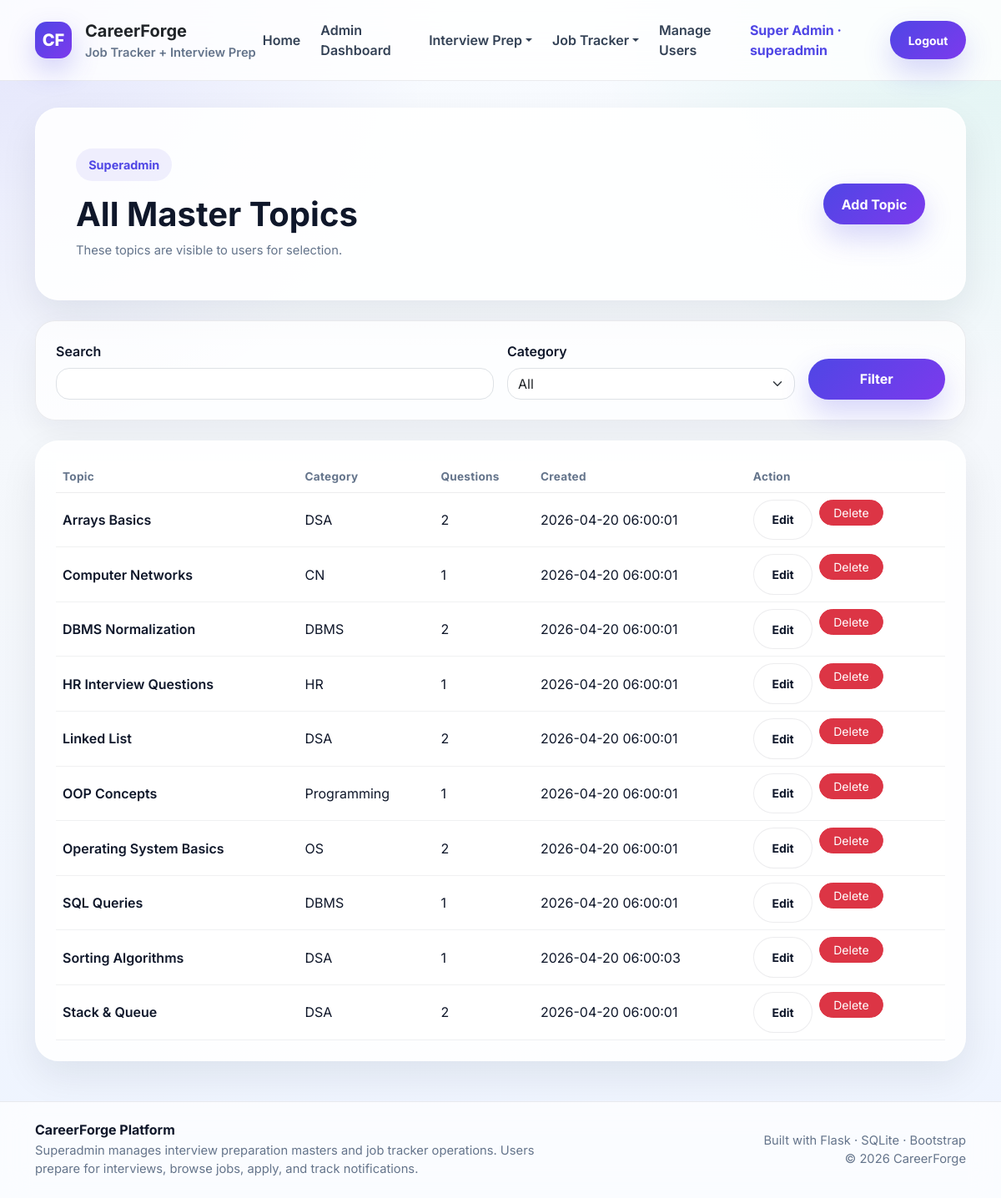
/superadmin/all-master-topics (signed in), run on the app's committed database.
### tables this page shows
CREATE TABLE master_prep_topics (
            id INTEGER PRIMARY KEY AUTOINCREMENT,
            topic_name TEXT NOT NULL UNIQUE,
            category TEXT,
            description TEXT,
            created_by INTEGER,
            created_at TIMESTAMP DEFAULT CURRENT_TIMESTAMP, is_active INTEGER DEFAULT 1,
            FOREIGN KEY (created_by) REFERENCES users(id)
        );

### app.py (the view)
@app.route("/superadmin/all-master-topics")
@login_required
@role_required("superadmin")
def all_master_topics():
    db = get_db()
    search = request.args.get("search", "").strip()
    category = request.args.get("category", "").strip()
    query = """
        SELECT mpt.*,
               (SELECT COUNT(*) FROM master_prep_questions mpq WHERE mpq.topic_id = mpt.id AND mpq.is_active = 1) AS questions_count
        FROM master_prep_topics mpt
        WHERE mpt.is_active = 1
    """
    params = []
    if search:
        query += " AND (mpt.topic_name LIKE ? OR mpt.category LIKE ?)"
        params.extend([f"%{search}%", f"%{search}%"])
    if category:
        query += " AND mpt.category = ?"
        params.append(category)
    query += " ORDER BY mpt.topic_name ASC"
    topics = db.execute(query, params).fetchall()
    categories = db.execute(
        """
        SELECT DISTINCT category FROM master_prep_topics
        WHERE is_active = 1 AND category IS NOT NULL AND category != ''
        ORDER BY category ASC
        """
    ).fetchall()
    return render_template(
        "all_master_topics.html",
        topics=topics,
        search=search,
        category=category,
        categories=categories,
    )

### app.py (called while the page is built)
def get_db():
    if "db" not in g:
        g.db = sqlite3.connect(DATABASE)
        g.db.row_factory = sqlite3.Row
        g.db.execute("PRAGMA foreign_keys = ON")
    return g.db

def login_required(f):
    @wraps(f)
    def decorated_function(*args, **kwargs):
        if "user_id" not in session:
            flash("Please login first.", "warning")
            return redirect(url_for("login"))
        return f(*args, **kwargs)
    return decorated_function

def role_required(required_role):
    def decorator(f):
        @wraps(f)
        def decorated_function(*args, **kwargs):
            if "user_id" not in session:
                flash("Please login first.", "warning")
                return redirect(url_for("login"))
            if session.get("role") != required_role:
                flash("You are not authorized to access this page.", "danger")
                return redirect(url_for("login"))
            return f(*args, **kwargs)
        return decorated_function
    return decorator

@app.context_processor
def inject_user():
    unread_notifications = 0
    if "user_id" in session:
        try:
            db = get_db()
            unread_notifications = db.execute(
                """
                SELECT COUNT(*) AS count
                FROM notifications
                WHERE user_id = ? AND is_read = 0
                """,
                (session.get("user_id"),),
            ).fetchone()["count"]
        except Exception:
            unread_notifications = 0
    return {
        "current_user_name": session.get("full_name"),
        "current_user_role": session.get("role"),
        "current_user_id": session.get("user_id"),
        "is_logged_in": "user_id" in session,
        "unread_notifications_count": unread_notifications,
    }

### templates/all_master_topics.html (shortened to what this page needs)
{% extends "base.html" %}
{% block content %}
<section class="glass-card p-4 p-md-5 mb-4">
  <div class="d-flex flex-column flex-lg-row justify-content-between align-items-lg-center gap-3">
    <div><span class="section-pill">Superadmin</span><h1 class="fw-bold mt-3 mb-2">All Master Topics</h1><p class="small-muted mb-0">These topics are visible to users for selection.</p></div>
    <a href="{{ url_for('add_master_topic') }}" class="btn btn-primary-soft">Add Topic</a>
  </div>
</section>
<section class="soft-card p-4 mb-4">
  <form method="GET">
    <div class="row g-3 align-items-end">
      <div class="col-md-6"><label class="form-label fw-semibold">Search</label><input type="text" name="search" value="{{ search }}" class="form-control rounded-4"></div>
      <div class="col-md-4"><label class="form-label fw-semibold">Category</label><select name="category" class="form-select rounded-4"><option value="">All</option></select></div>
      <div class="col-md-2 d-grid"><button type="submit" class="btn btn-primary-soft">Filter</button></div>
    </div>
  </form>
</section>
<section class="glass-card p-4">
  <div class="table-responsive">
    <table class="table table-clean align-middle mb-0">
      <thead><tr><th>Topic</th><th>Category</th><th>Questions</th><th>Created</th><th>Action</th></tr></thead>
      <tbody>
        {% for topic in topics %}
        <tr>
          <td class="fw-semibold">{{ topic.topic_name }}</td>
          <td>{{ topic.category if topic.category else '—' }}</td>
          <td>{{ topic.questions_count }}</td>
          <td>{{ topic.created_at }}</td>
          <td>
            <div class="d-flex gap-2">
              <a href="{{ url_for('edit_master_topic', topic_id=topic.id) }}" class="btn btn-sm btn-light-soft">Edit</a>
              <form method="POST" action="{{ url_for('delete_master_topic', topic_id=topic.id) }}" onsubmit="return confirm('Deactivate this topic and its questions?');">
                <button type="submit" class="btn btn-sm btn-danger rounded-pill px-3">Delete</button>
              </form>
            </div>
          </td>
        </tr>
        {% else %}
        <tr><td colspan="5" class="text-center py-4 small-muted">No topics found.</td></tr>
        {% endfor %}
      </tbody>
    </table>
  </div>
</section>
{% endblock %}

### templates/base.html (shortened to what this page needs)
<!DOCTYPE html>
<html lang="en">
<head>
    <link href="https://cdn.jsdelivr.net/npm/bootstrap@5.3.3/dist/css/bootstrap.min.css" rel="stylesheet" />
</head>
<body>
    <nav class="navbar navbar-expand-lg topbar">
        <div class="container py-2">
            <a class="navbar-brand d-flex align-items-center gap-3 fw-bold text-dark m-0" href="{{ url_for('index') }}">
                <span class="brand-chip">CF</span>
                <span>
                    CareerForge
                    <span class="d-block small-muted fw-semibold">Job Tracker + Interview Prep</span>
                </span>
            </a>
            <div class="d-flex align-items-center gap-2 order-lg-2">
                {% if is_logged_in %}
                <a href="{{ url_for('logout') }}" class="btn btn-sm btn-primary-soft">Logout</a>
                {% else %}
                <a href="{{ url_for('login') }}" class="btn btn-sm btn-light-soft d-none d-lg-inline-flex">Login</a>
                <a href="{{ url_for('register') }}"
                    class="btn btn-sm btn-primary-soft d-none d-lg-inline-flex">Register</a>
                {% endif %}
            </div>
            <div class="collapse navbar-collapse order-lg-1 mt-3 mt-lg-0" id="mainNavbar">
                <ul class="navbar-nav ms-auto align-items-lg-center gap-lg-2">
                    <li class="nav-item">
                        <a class="nav-link" href="{{ url_for('index') }}">Home</a>
                    </li>
                    {% if is_logged_in %}
                    {% if current_user_role == 'superadmin' %}
                    <li class="nav-item">
                        <a class="nav-link" href="{{ url_for('super_admin_dashboard') }}">Admin Dashboard</a>
                    </li>
                    <li class="nav-item dropdown">
                        <a class="nav-link dropdown-toggle" href="#" data-bs-toggle="dropdown">Interview Prep</a>
                    </li>
                    <li class="nav-item dropdown">
                        <a class="nav-link dropdown-toggle" href="#" data-bs-toggle="dropdown">Job Tracker</a>
                    </li>
                    <li class="nav-item">
                        <a class="nav-link" href="{{ url_for('all_users') }}">Manage Users</a>
                    </li>
                    {% endif %}
                    <li class="nav-item">
                        <span class="nav-link fw-bold" style="color: var(--primary) !important;">
                            {{ current_user_name }} · {{ current_user_role }}
                        </span>
                    </li>
                    {% endif %}
                </ul>
            </div>
        </div>
    </nav>
    <main class="page-shell">
        <div class="container">
            {% block content %}{% endblock %}
        </div>
    </main>
    <footer class="mt-auto">
        <div class="container py-4">
            <div class="row g-3 align-items-center">
                <div class="col-md-7">
                    <h6 class="fw-bold mb-1">CareerForge Platform</h6>
                    <p class="mb-0 small-muted">
                        Superadmin manages interview preparation masters and job tracker operations. Users prepare for
                        interviews, browse jobs, apply, and track notifications.
                    </p>
                </div>
                <div class="col-md-5 text-md-end">
                    <div class="small-muted">Built with Flask · SQLite · Bootstrap</div>
                    <div class="small-muted">© 2026 CareerForge</div>
                </div>
            </div>
        </div>
    </footer>
</body>
</html>

### templates/base.html (style rules this page uses)
:root { --text: #0f172a; --muted: #64748b; --line: rgba(15, 23, 42, 0.08); --card: rgba(255, 255, 255, 0.88); --primary: #4f46e5; --primary-2: #7c3aed; --success: #059669; --warning: #d97706; --danger: #dc2626; }
body { margin: 0; font-family: "Inter", sans-serif; color: var(--text); background: radial-gradient(circle at top left, rgba(79, 70, 229, 0.12), transparent 28%), radial-gradient(circle at top right, rgba(16, 185, 129, 0.10), transparent 26%), linear-gradient(180deg, #f8fbff 0%, #f4f7fb 48%, #eef4ff 100%); min-height: 100vh; }
.topbar { position: sticky; top: 0; z-index: 1030; backdrop-filter: blur(18px); background: rgba(255, 255, 255, 0.82); border-bottom: 1px solid var(--line); }
.brand-chip { width: 44px; height: 44px; border-radius: 14px; display: inline-flex; align-items: center; justify-content: center; background: linear-gradient(135deg, var(--primary), var(--primary-2)); color: #fff; font-weight: 800; box-shadow: 0 14px 32px rgba(79, 70, 229, 0.25); }
.nav-link { color: #334155 !important; font-weight: 600; }
.btn-primary-soft { background: linear-gradient(135deg, var(--primary), var(--primary-2)); color: #fff; border: none; border-radius: 999px; font-weight: 700; padding: 0.8rem 1.35rem; box-shadow: 0 16px 34px rgba(79, 70, 229, 0.22); }
.btn-light-soft { background: rgba(255, 255, 255, 0.9); color: var(--text); border: 1px solid var(--line); border-radius: 999px; font-weight: 700; padding: 0.8rem 1.35rem; }
.glass-card { background: var(--card); border: 1px solid rgba(255, 255, 255, 0.7); box-shadow: 0 18px 45px rgba(15, 23, 42, 0.08); border-radius: 28px; }
.soft-card { background: rgba(255, 255, 255, 0.76); border: 1px solid var(--line); border-radius: 24px; box-shadow: 0 14px 36px rgba(15, 23, 42, 0.06); }
.section-pill { display: inline-flex; align-items: center; gap: .5rem; border-radius: 999px; padding: .55rem .95rem; background: rgba(79, 70, 229, 0.08); color: var(--primary); font-size: .9rem; font-weight: 700; }
.table-clean th { font-size: .85rem; letter-spacing: .02em; color: var(--muted); font-weight: 700; border-bottom-color: var(--line) !important; white-space: nowrap; }
.table-clean td { color: #0f172a; border-bottom-color: rgba(15, 23, 42, 0.06) !important; vertical-align: middle; }
.small-muted { color: var(--muted); font-size: .92rem; }
.page-shell { padding: 2rem 0 3rem; }
footer { border-top: 1px solid var(--line); background: rgba(255, 255, 255, 0.72); backdrop-filter: blur(16px); }

### data on the page
master_prep_topics: topic_name "Arrays Basics", category "DSA", questions_count "2", created_at "2026-04-20 06:00:01"
master_prep_topics: topic_name "Computer Networks", category "CN", questions_count "1", created_at "2026-04-20 06:00:01"
master_prep_topics: topic_name "DBMS Normalization", category "DBMS", questions_count "2", created_at "2026-04-20 06:00:01"
master_prep_topics: topic_name "HR Interview Questions", category "HR", questions_count "1", created_at "2026-04-20 06:00:01"
master_prep_topics: topic_name "Linked List", category "DSA", questions_count "2", created_at "2026-04-20 06:00:01"
master_prep_topics: topic_name "OOP Concepts", category "Programming", questions_count "1", created_at "2026-04-20 06:00:01"
master_prep_topics: topic_name "Operating System Basics", category "OS", questions_count "2", created_at "2026-04-20 06:00:01"
master_prep_topics: topic_name "SQL Queries", category "DBMS", questions_count "1", created_at "2026-04-20 06:00:01"
master_prep_topics: topic_name "Sorting Algorithms", category "DSA", questions_count "1", created_at "2026-04-20 06:00:03"
master_prep_topics: topic_name "Stack & Queue", category "DSA", questions_count "2", created_at "2026-04-20 06:00:01"

### other printed values
{{ current_user_name }} "Super Admin"
{{ current_user_role }} "superadmin"
